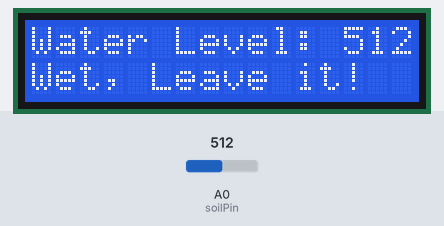
Bench run of a sketch on a simulated Arduino Uno, built with avr-gcc and run on an emulated ATmega328P. On the bench: 16×2 character LCD. Inputs (shaded band) come from the test bench; at power-on: A0 (soilPin) = 512.

Above: at 1.2 s.
1.3 s: A0 (soilPin) set to 416
At 2.7 s:
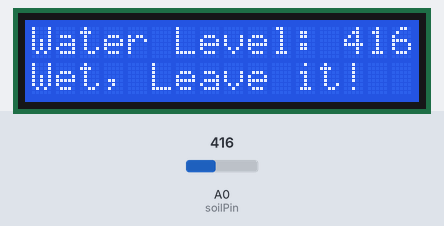
3.6 s: A0 (soilPin) set to 382
At 5.3 s:
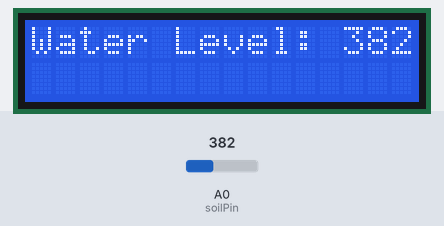
5.6 s: A0 (soilPin) set to 264
At 6.8 s:
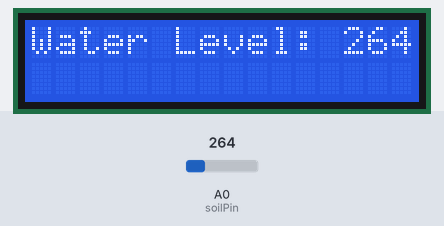
7.6 s: A0 (soilPin) set to 243
At 9.4 s:
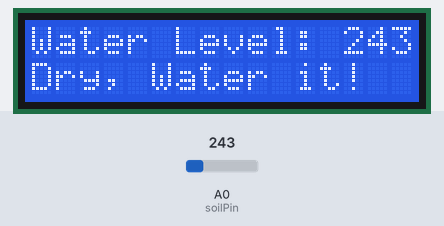
Timing chart, 0 to 10.7 s (numbered marks = the images above; inputs shaded):
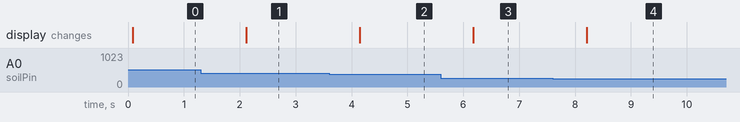

Measured:
- the behaviour switches between 400 and 399 on A0 (soilPin) (found by bisection; images 1 and 2)
- the behaviour switches between 251 and 250 on A0 (soilPin) (found by bisection; images 3 and 4)
- after the input at 1.3 s, the display: changes after 0.82 s (image 1)
- after the input at 3.6 s, the display: changes after 0.55 s (image 2)
- after the input at 5.6 s, the display: changes after 0.58 s (image 3)
- after the input at 7.6 s, the display: changes after 0.61 s (image 4)

The sketch:

soil_moisture_display.ino
```cpp
// Adapted from https://learn.sparkfun.com/tutorials/soil-moisture-sensor-hookup-guide
// and https://learn.sparkfun.com/tutorials/sik-experiment-guide-for-arduino---v32/experiment-15-using-an-lcd

// Load the LiquidCrystal library, which will give us
// commands to interface to the LCD:

#include <LiquidCrystal.h>

// Initialize the library with the pins we're using.
// (Note that you can use different pins if needed.)
// See http://arduino.cc/en/Reference/LiquidCrystal
// for more information:

LiquidCrystal lcd(12,11,5,4,3,2);


/********************************************************
 * Change these values based on your calibration values
 *******************************************************/
int thresholdUp = 400;
int thresholdDown = 250;

// We are setting up the pin A0 on the redboard to be our sensor
// pin input:

int soilPin = A0;
int soilPower = 7;//Variable for Soil moisture Power

int val = 0;

void setup()
{
  // The LiquidCrystal library can be used with many different
  // LCD sizes. We're using one that's 2 lines of 16 characters,
  // so we'll inform the library of that:

  lcd.begin(16, 2);

  // Data sent to the display will stay there until it's
  // overwritten or power is removed. This can be a problem
  // when you upload a new sketch to the Arduino but old data
  // remains on the display. Let's clear the LCD using the
  // clear() command from the LiquidCrystal library:

  lcd.clear();

  // Now we'll display a message on the LCD!

  // Just as with the Arduino IDE, there's a cursor that
  // determines where the data you type will appear. By default,
  // this cursor is invisible, though you can make it visible
  // with other library commands if you wish.

  // When the display powers up, the invisible cursor starts
  // on the top row and first column.

  lcd.print("hello, world!");

  // Adjusting the contrast (IMPORTANT!)

  // When you run the sketch for the first time, there's a
  // very good chance you won't see anything on the LCD display.
  // This is because the contrast likely won't be set correctly.
  // Don't worry, it's easy to set, and once you set it you won't
  // need to change it again.

  // Run the sketch, then turn the potentiometer until you can
  // clearly see the "hello, world!" text. If you still can't
  // see anything, check all of your connections, and ensure that
  // the sketch was successfully uploaded to the Arduino.


  pinMode(soilPower, OUTPUT);//Set D7 as an OUTPUT
  digitalWrite(soilPower, LOW);//Set to LOW so no power is flowing through the sensor
}

void loop(){
  // Here we are declaring a string, which are lines of words,
  // and we want DisplayWords to be the words displayed on
  // the LCD screen, which will change based on whether the soil
  // wet or dry based on our threshold values above.
  String DisplayWords;

  // We need to set up a pin to get the value that the soil
  // moisture sensor is outputting, so sensorValue will get the
  // analog value from the sensor pin A0 on the redboard that we
  // set up earlier.

  int sensorValue;
  sensorValue = readSoil();

  lcd.clear();

  // move cursor to beginning of first line on LCD:

  lcd.setCursor(0,0);

  //Write what we want to desplay on the screen:
  lcd.print("Water Level: ");
  lcd.print(sensorValue); //Using .print instead of .write for values

  // Now we are going to check if the water level is below a
  // out thresholdDown value we set earlier, and if it is have
  // words "Dry, Water it!" display one column over on the first
  // row:

  // move cursor to beginning of second line on LCD:
  lcd.setCursor(0,1);

  if (sensorValue <= thresholdDown){

    DisplayWords = "Dry, Water it!";
    lcd.print(DisplayWords);

  } else if (sensorValue >= thresholdUp){

    DisplayWords = "Wet, Leave it!";
    lcd.print(DisplayWords);

  // Otherwise if it is inbetween the two values we want it to
  // the display it had, so if our soil was really wet and drying
  // the words would only change to "Dry, Water it!" when it got to the lower threshold
  // (thresholdDown), but if it was dry and getting wetter the words
  // would only change to "Wet, Leave it!" when it got to the upper
  // threshold (thresholdUp_):

  } else {

    lcd.print(DisplayWords);
  }

  delay(1000); //wait for a second, so it is easier to read
}

//This is a function used to get the soil moisture content
int readSoil()
{
  digitalWrite(soilPower, HIGH); //turn D7 "On"
  delay(10); //wait 10 milliseconds
  val = analogRead(soilPin); //Read the SIG value form sensor
  digitalWrite(soilPower, LOW); //turn D7 "Off"
  return val; //send current moisture value
}
```
